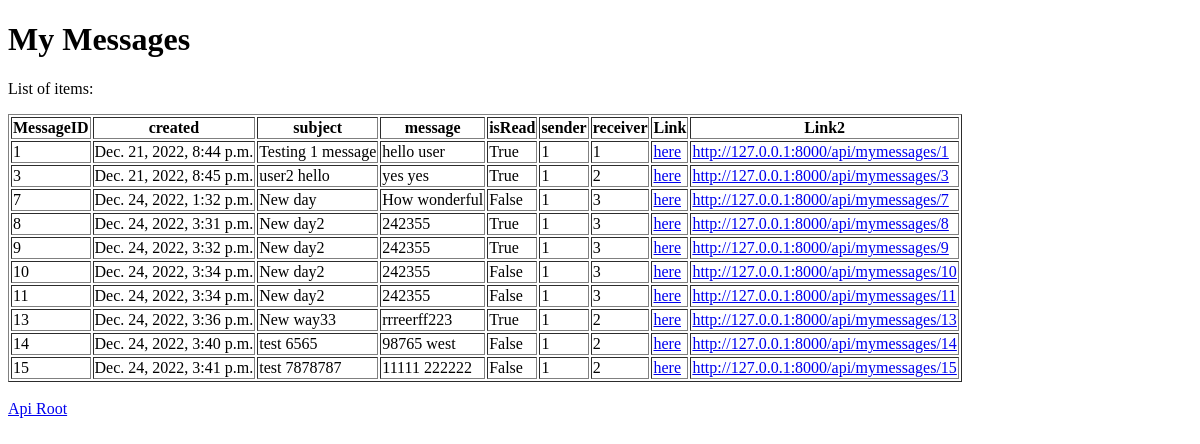
The app's page /api/mylistview/ (signed in), older data.
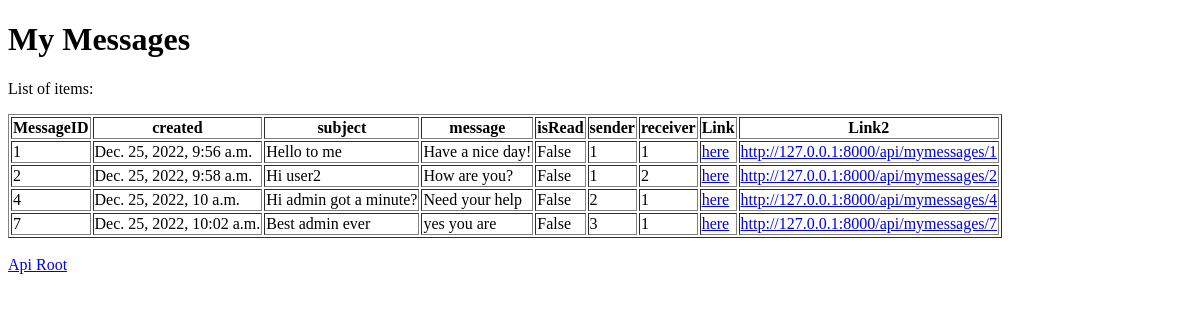
The same page, newer data.
### myApp/models.py (models this page shows, shortened)
class Message(models.Model):
    created = models.DateTimeField(auto_now_add=True)
    subject = models.CharField(max_length=100, blank=True, default='')
    message = models.TextField()
    isRead = models.BooleanField(default=False, editable=False)
    sender = models.ForeignKey('auth.User', related_name='messages', on_delete=models.CASCADE)
    receiver = models.ForeignKey(settings.AUTH_USER_MODEL, related_name='received_messages', on_delete=models.CASCADE)
    class Meta:
        ordering = ['created']

### myApp/views.py (the view)
class MyListView(ViewSet):
    serializer_class = MessageSerializerAll
    permission_classes = [permissions.IsAuthenticatedOrReadOnly]
    def list(self, request):
        user = self.request.user
        queryset = Message.objects.filter(Q(sender=user) | Q(receiver=user)).values()
        template = loader.get_template('template.html')
        context = {
            'mymessages': queryset,
        }
        return HttpResponse(template.render(context, request))

### myApp/templates/template.html (shortened to what this page needs)
<!DOCTYPE html>
<html lang="en">
<head>
</head>
<body>
<h1>My Messages</h1>
<p>List of items:</p>
<table border="1">
  <tr>
    <th>MessageID</th>
    <th>created</th>
    <th>subject</th>
    <th>message</th>
    <th>isRead</th>
    <th>sender</th>
    <th>receiver</th>
    <th>Link</th>
    <th>Link2</th>
  </tr>
  {% for x in mymessages %}
    <tr>
      <td id="idm">{{ x.id }}</td>
      <td>{{ x.created }}</td>
      <td>{{ x.subject }}</td>
      <td>{{ x.message }}</td>
      <td>{{ x.isRead }}</td>
      <td>{{ x.sender_id }}</td>
      <td>{{ x.receiver_id }}</td>
      <td><a href="../mymessages/" onclick="location.href=this.href+getID(this);return false;"> here </a></td>
      {% with x.id|stringformat:"s" as x_id %}
      <td> {{'http://127.0.0.1:8000/api/mymessages/'| add:x_id | urlize}} </td>
      {% endwith %}
    </tr>
  {% endfor %}
</table>
<br>
<a href="http://127.0.0.1:8000/api/">Api Root</a>
</body>
</html>

Row changes from the older to the newer data that the page shows:
no longer on this page (row edited): Message: id "3", created "Dec. 21, 2022, 8:45 p.m.", subject "user2 hello", message "yes yes", isRead "True", sender_id "1", receiver_id "2", value "http://127.0.0.1:8000/api/mymessages/3"
removed Message: id "8", created "Dec. 24, 2022, 3:31 p.m.", subject "New day2", message "242355", isRead "True", sender_id "1", receiver_id "3", value "http://127.0.0.1:8000/api/mymessages/8"
removed Message: id "9", created "Dec. 24, 2022, 3:32 p.m.", subject "New day2", message "242355", isRead "True", sender_id "1", receiver_id "3", value "http://127.0.0.1:8000/api/mymessages/9"
removed Message: id "10", created "Dec. 24, 2022, 3:34 p.m.", subject "New day2", message "242355", isRead "False", sender_id "1", receiver_id "3", value "http://127.0.0.1:8000/api/mymessages/10"
removed Message: id "11", created "Dec. 24, 2022, 3:34 p.m.", subject "New day2", message "242355", isRead "False", sender_id "1", receiver_id "3", value "http://127.0.0.1:8000/api/mymessages/11"
removed Message: id "13", created "Dec. 24, 2022, 3:36 p.m.", subject "New way33", message "rrreerff223", isRead "True", sender_id "1", receiver_id "2", value "http://127.0.0.1:8000/api/mymessages/13"
removed Message: id "14", created "Dec. 24, 2022, 3:40 p.m.", subject "test 6565", message "98765 west", isRead "False", sender_id "1", receiver_id "2", value "http://127.0.0.1:8000/api/mymessages/14"
removed Message: id "15", created "Dec. 24, 2022, 3:41 p.m.", subject "test 7878787", message "11111 222222", isRead "False", sender_id "1", receiver_id "2", value "http://127.0.0.1:8000/api/mymessages/15"
changed Message id 1: created "Dec. 21, 2022, 8:44 p.m." → "Dec. 25, 2022, 9:56 a.m."; subject "Testing 1 message" → "Hello to me"; message "hello user" → "Have a nice day!"; isRead "True" → "False"
added Message: id "2", created "Dec. 25, 2022, 9:58 a.m.", subject "Hi user2", message "How are you?", isRead "False", sender_id "1", receiver_id "2", value "http://127.0.0.1:8000/api/mymessages/2"
now on this page (row edited): Message: id "4", created "Dec. 25, 2022, 10 a.m.", subject "Hi admin got a minute?", message "Need your help", isRead "False", sender_id "2", receiver_id "1", value "http://127.0.0.1:8000/api/mymessages/4"
changed Message id 7: created "Dec. 24, 2022, 1:32 p.m." → "Dec. 25, 2022, 10:02 a.m."; subject "New day" → "Best admin ever"; message "How wonderful" → "yes you are"; sender_id "1" → "3"; receiver_id "3" → "1"
